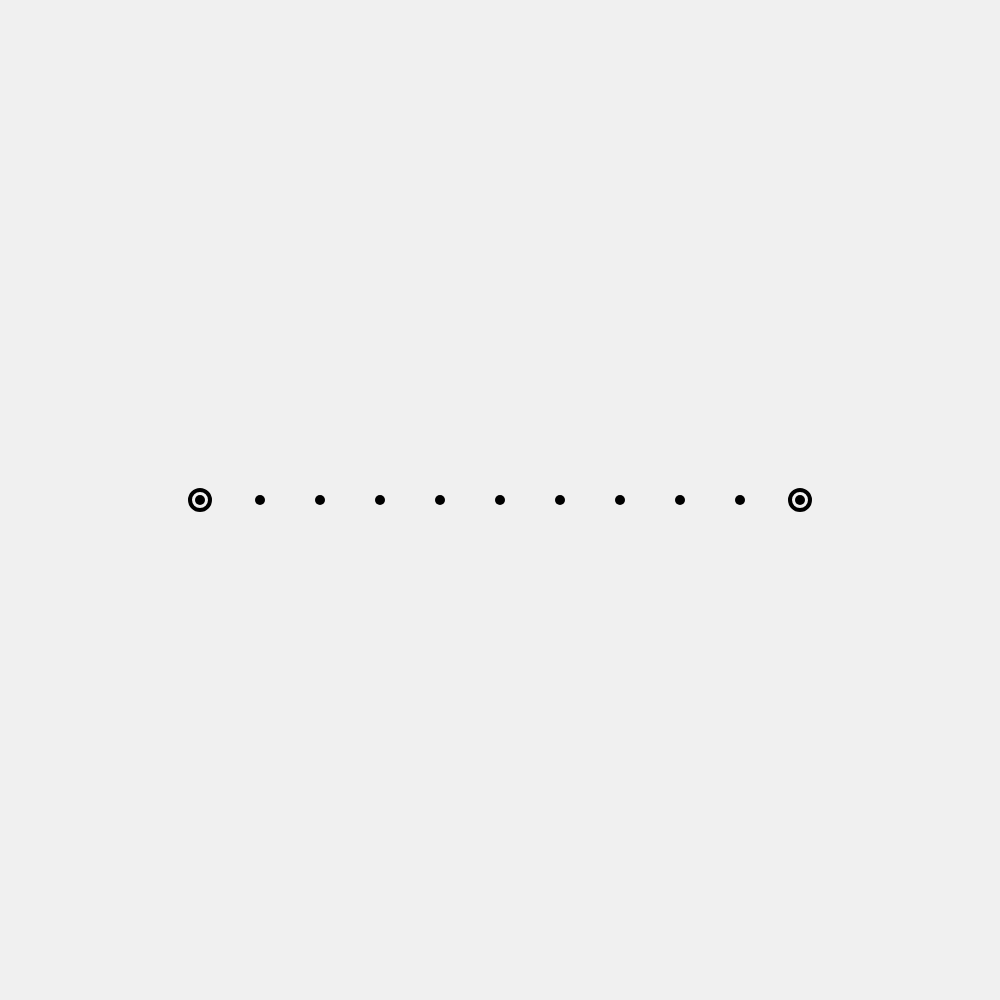
Frame 1 (no input)
Frame 60 (no input): identical to frame 1, image omitted
Frame 120 (the mouse pressed at the canvas centre since frame 60): identical to frame 1, image omitted

The p5.js sketch that drew this single still picture (run headless with seeded random() and noise() and a simulated clock; from frame 60 on, the mouse is pressed at the canvas centre):

// p5.js sketch
// ── sketch.js
let customLine;

function setup() {
  createCanvas(1000, 1000);
  customLine = new LerpLine(200, height / 2, width - 200, height / 2, 10);

}

function draw() {
  background(240);

  customLine.show();

}

class LerpLine {
  constructor(x1_, y1_, x2_, y2_, amtPoints_) {
    this.x1 = x1_;
    this.y1 = y1_;
    this.x2 = x2_;
    this.y2 = y2_;
    this.amtPoints = amtPoints_;
  }

  show() {
    stroke(0);
    // line(this.x1, this.y1, this.x2, this.y2);
    noFill();
    strokeWeight(4);
    ellipse(this.x1, this.y1, 20); 
    ellipse(this.x2, this.y2, 20); 


    strokeWeight(10);

    for (let i = 0; i <= this.amtPoints; i++) {
      let x = lerp(this.x1, this.x2, i / this.amtPoints);
      let y = lerp(this.y1, this.y2, i / this.amtPoints);
      point(x, y);
    }
  }
}
